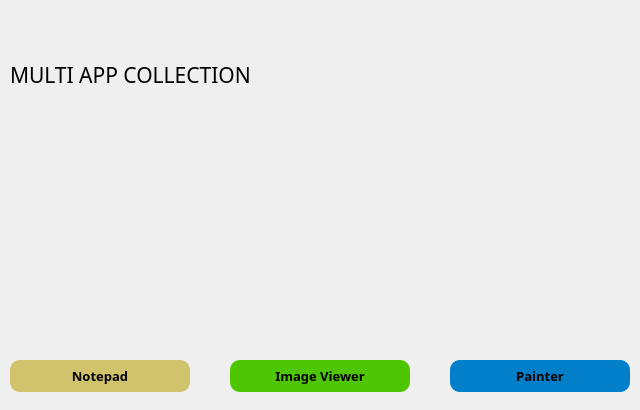
<?xml version="1.0" encoding="UTF-8"?>
<ui version="4.0">
 <class>MainWindow</class>
 <widget class="QMainWindow" name="MainWindow">
  <property name="geometry">
   <rect>
    <x>0</x>
    <y>0</y>
    <width>640</width>
    <height>410</height>
   </rect>
  </property>
  <property name="windowTitle">
   <string>Multi App Collection</string>
  </property>
  <property name="windowIcon">
   <iconset resource="images.qrc">
    <normaloff>:/images/images/nsbm_logo.png</normaloff>:/images/images/nsbm_logo.png</iconset>
  </property>
  <widget class="QWidget" name="centralwidget">
   <widget class="QPushButton" name="pushButton">
    <property name="geometry">
     <rect>
      <x>10</x>
      <y>360</y>
      <width>180</width>
      <height>32</height>
     </rect>
    </property>
    <property name="font">
     <font>
      <family>Mongolian Baiti</family>
      <pointsize>10</pointsize>
      <weight>75</weight>
      <bold>true</bold>
     </font>
    </property>
    <property name="styleSheet">
     <string notr="true">background: #d0c36b;
border: 0px;
border-radius: 10px;</string>
    </property>
    <property name="text">
     <string>Notepad</string>
    </property>
   </widget>
   <widget class="QPushButton" name="pushButton_2">
    <property name="geometry">
     <rect>
      <x>230</x>
      <y>360</y>
      <width>180</width>
      <height>32</height>
     </rect>
    </property>
    <property name="font">
     <font>
      <family>Mongolian Baiti</family>
      <pointsize>10</pointsize>
      <weight>75</weight>
      <bold>true</bold>
     </font>
    </property>
    <property name="styleSheet">
     <string notr="true">background: #4ec603;
border: 0px;
border-radius: 10px;</string>
    </property>
    <property name="text">
     <string>Image Viewer</string>
    </property>
   </widget>
   <widget class="QPushButton" name="pushButton_3">
    <property name="geometry">
     <rect>
      <x>450</x>
      <y>360</y>
      <width>180</width>
      <height>32</height>
     </rect>
    </property>
    <property name="font">
     <font>
      <family>Mongolian Baiti</family>
      <pointsize>10</pointsize>
      <weight>75</weight>
      <bold>true</bold>
     </font>
    </property>
    <property name="styleSheet">
     <string notr="true">background: #017fc8;
border: 0px;
border-radius: 10px;</string>
    </property>
    <property name="text">
     <string>Painter</string>
    </property>
   </widget>
   <widget class="QLabel" name="label">
    <property name="geometry">
     <rect>
      <x>10</x>
      <y>160</y>
      <width>180</width>
      <height>180</height>
     </rect>
    </property>
    <property name="text">
     <string/>
    </property>
    <property name="pixmap">
     <pixmap resource="images.qrc">:/images/images/note.png</pixmap>
    </property>
    <property name="scaledContents">
     <bool>true</bool>
    </property>
   </widget>
   <widget class="QLabel" name="label_2">
    <property name="geometry">
     <rect>
      <x>450</x>
      <y>160</y>
      <width>180</width>
      <height>180</height>
     </rect>
    </property>
    <property name="text">
     <string/>
    </property>
    <property name="pixmap">
     <pixmap resource="images.qrc">:/images/images/paint4.png</pixmap>
    </property>
    <property name="scaledContents">
     <bool>true</bool>
    </property>
   </widget>
   <widget class="QLabel" name="label_3">
    <property name="geometry">
     <rect>
      <x>230</x>
      <y>160</y>
      <width>180</width>
      <height>180</height>
     </rect>
    </property>
    <property name="text">
     <string/>
    </property>
    <property name="pixmap">
     <pixmap resource="images.qrc">:/images/images/viwer.png</pixmap>
    </property>
    <property name="scaledContents">
     <bool>true</bool>
    </property>
   </widget>
   <widget class="QLabel" name="label_4">
    <property name="geometry">
     <rect>
      <x>410</x>
      <y>20</y>
      <width>221</width>
      <height>111</height>
     </rect>
    </property>
    <property name="text">
     <string/>
    </property>
    <property name="pixmap">
     <pixmap resource="images.qrc">:/images/images/nsbm_logo.png</pixmap>
    </property>
    <property name="scaledContents">
     <bool>true</bool>
    </property>
   </widget>
   <widget class="QLabel" name="label_5">
    <property name="geometry">
     <rect>
      <x>10</x>
      <y>30</y>
      <width>360</width>
      <height>90</height>
     </rect>
    </property>
    <property name="font">
     <font>
      <family>Mongolian Baiti</family>
      <pointsize>16</pointsize>
     </font>
    </property>
    <property name="text">
     <string>MULTI APP COLLECTION</string>
    </property>
   </widget>
  </widget>
 </widget>
 <resources>
  <include location="images.qrc"/>
 </resources>
 <connections/>
</ui>
